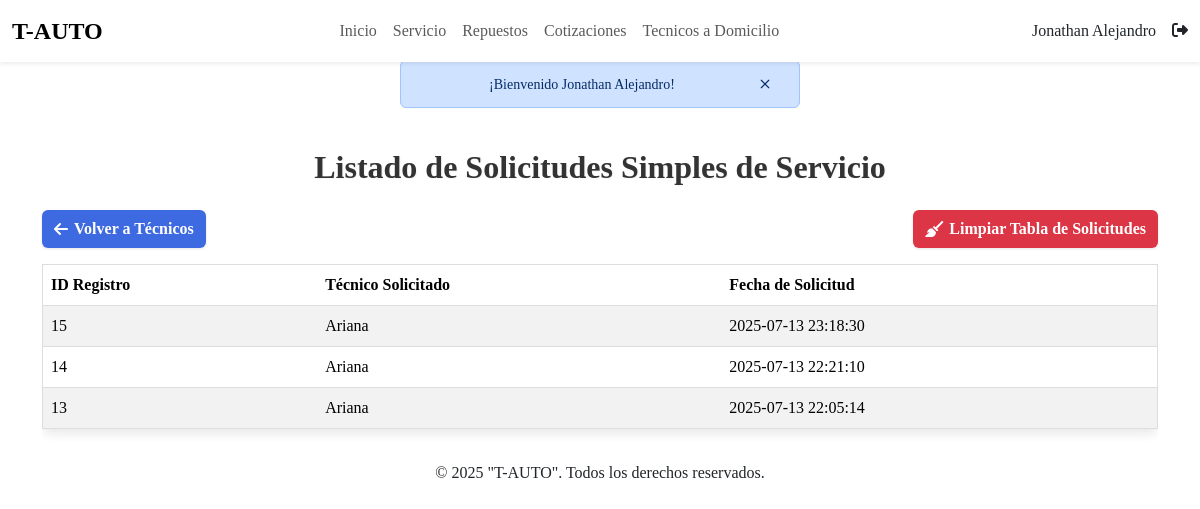
The page /index.php?c=Tecnico&f=listar_solicitudes_simples (signed in) on the database its author committed.
### tables this page shows
CREATE TABLE `registro_solicitudes_simples` (
  `id_registro` int(11) NOT NULL,
  `id_tecnico` int(11) NOT NULL,
  `fecha_solicitud` datetime DEFAULT current_timestamp()
);

CREATE TABLE `usuarios` (
  `id_user` int(11) NOT NULL,
  `nombre` varchar(100) NOT NULL,
  `cedula` varchar(10) NOT NULL,
  `correo` varchar(100) NOT NULL,
  `telefono` varchar(10) DEFAULT NULL,
  `password` varchar(255) NOT NULL,
  `rol` int(11) NOT NULL,
  `estado` int(11) NOT NULL,
  `fecha_creacion` datetime DEFAULT current_timestamp(),
  `notificaciones` int(1) NOT NULL DEFAULT 0
);

### controller/TecnicoController.php (called while the page is built, shortened)
<?php
require_once 'config/Conexion.php';
require_once 'model/dao/TecnicoDAO.php';
class TecnicoController {
    private $tecnicoDAO;
    public function __construct() {
        $this->tecnicoDAO = new TecnicoDAO();
    }
    public function listar_solicitudes_simples() {
        $solicitudes_simples = $this->tecnicoDAO->listarSolicitudesSimples();
        require_once 'view/tecnico/solicitudes_simples_list.php';
    }
}

### index.php (called while the page is built, shortened)
<?php
$funcion = (!empty($_REQUEST['f'])) ? htmlentities($_REQUEST['f']) : FUNCION_PRINCIPAL;
$cont = new $controlador();
$cont->$funcion();
?>

### config/Conexion.php (called while the page is built)
<?php
class Conexion {
    public static function getConexion() {
        $dsn = 'mysql:host=localhost;port=3306;dbname=' . DBNAME;
        $conexion = null;
        try {
            $conexion = new PDO($dsn, DBUSER, DBPASSWORD);
             $conexion->setAttribute(PDO::ATTR_ERRMODE, PDO::ERRMODE_EXCEPTION);
        } catch (Exception $e) {
            echo $e;
            die("error " . $e->getMessage());
        }
        return $conexion;
    }
}

### model/dao/TecnicoDAO.php (called while the page is built, shortened)
<?php
require_once 'config/Conexion.php';
class TecnicoDAO {
    private $conexion;
    public function __construct() {
        $this->conexion = Conexion::getConexion();
    }
    public function listarSolicitudesSimples() {
        $sql = "SELECT rs.id_registro, rs.id_tecnico, rs.fecha_solicitud, u.nombre AS nombre_tecnico
                FROM registro_solicitudes_simples rs
                JOIN usuarios u ON rs.id_tecnico = u.id_user
                ORDER BY rs.fecha_solicitud DESC";
        try {
            $stmt = $this->conexion->prepare($sql);
            $stmt->execute();
            return $stmt->fetchAll(PDO::FETCH_ASSOC);
        } catch (PDOException $e) {
            error_log("Error al listar solicitudes simples: " . $e->getMessage());
            return [];
        }
    }
}
?>

### view/tecnico/solicitudes_simples_list.php (the view, shortened to what this page needs)
<main id="contenedor">
    <div class="container mt-4">
        <h2 class="titulos_h2 text-center mb-4">Listado de Solicitudes Simples de Servicio</h2>
        <div class="mb-3 d-flex justify-content-between align-items-center">
            <a href="index.php?c=Tecnico&f=listar" class="btn btn-primary">
                <i class="fa-solid fa-arrow-left"></i> Volver a Técnicos
            </a>
            <a href="index.php?c=Tecnico&f=limpiar_solicitudes_simples" class="btn btn-danger"
               onclick="return confirm('¿Estás SEGURO de que deseas eliminar TODAS las solicitudes simples? Esta acción es irreversible.');">
                <i class="fa-solid fa-broom"></i> Limpiar Tabla de Solicitudes
            </a>
        </div>
        <?php if (empty($solicitudes_simples)): ?>
            <div class="alert alert-info text-center" role="alert">
                No hay solicitudes simples de servicio registradas.
            </div>
        <?php else: ?>
            <div class="table-responsive">
                <table class="table table-striped table-hover">
                    <thead>
                        <tr>
                            <th>ID Registro</th>
                            <th>Técnico Solicitado</th>
                            <th>Fecha de Solicitud</th>
                        </tr>
                    </thead>
                    <tbody>
                        <?php foreach ($solicitudes_simples as $sol): ?>
                            <tr>
                                <td><?php echo htmlspecialchars($sol['id_registro']); ?></td>
                                <td><?php echo htmlspecialchars($sol['nombre_tecnico'] ?: 'N/A'); ?></td>
                                <td><?php echo htmlspecialchars($sol['fecha_solicitud']); ?></td>
                            </tr>
                        <?php endforeach; ?>
                    </tbody>
                </table>
            </div>
        <?php endif; ?>
    </div>
</main>

### assets/css/styles.css (style rules this page uses)
* { margin: 0; padding: 0; box-sizing: border-box; font-family: 'Times New Roman', Times, serif; }
.btn-primary { background-color: #3e6ae1; border: 1px solid #aaa; color: white; margin-right: 20px; }
.titulos_h2 { font-size: 2rem; margin-bottom: 1rem; color: #333; }
.titulos_h2 { font-size: 2rem; font-weight: 700; color: #333; text-shadow: 1px 1px 2px rgba(0,0,0,0.05); }
.table-responsive { overflow-x: auto; -webkit-overflow-scrolling: touch; }
.btn { padding: 7px 12px; font-size: 0.7 rem; font-weight: 600; border-radius: 6px; cursor: pointer; text-decoration: none; display: inline-flex; align-items: center; gap: 6px; border: none; transition: background-color 0.3s ease, transform 0.2s ease, box-shadow 0.3s ease; white-space: nowrap; box-shadow: 0 1px 3px rgba(0, 0, 0, 0.1); }
.table { max-height: 450px; overflow-y: auto; border-radius: 8px; box-shadow: 0 4px 12px rgba(0,0,0,0.1); border: 1px solid #ddd; }

### rows shown on the page
registro_solicitudes_simples: id_registro "15", id_tecnico.nombre "Ariana", fecha_solicitud "2025-07-13 23:18:30"
registro_solicitudes_simples: id_registro "14", id_tecnico.nombre "Ariana", fecha_solicitud "2025-07-13 22:21:10"
registro_solicitudes_simples: id_registro "13", id_tecnico.nombre "Ariana", fecha_solicitud "2025-07-13 22:05:14"

### other values the page prints
$_SESSION['nombre'] "Jonathan Alejandro"
$_SESSION['mensaje'] "¡Bienvenido Jonathan Alejandro!"
